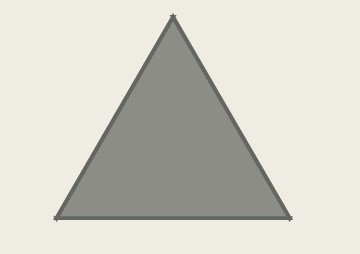
#> input picture image_processing/lab1/l_slide35-1.jpg, 360 x 254 px, found by its file name
$ python lab1_1_4.py
#> lines starting #> are read from the running program, lines starting #| are printed output that depends on the picture
import cv2
import numpy as np
import matplotlib.pyplot as plt

img=cv2.imread("/Users/thesky/Desktop/Python/โค้ด/image_processing/l_slide35-1.jpg")
#> img is the input picture: shape (254, 360, 3); mean B, G, R 200.8, 209, 210.9
RGB_img = cv2.cvtColor(img, cv2.COLOR_BGR2RGB)
gray_img = cv2.cvtColor(RGB_img, cv2.COLOR_BGR2GRAY)
resize_img  = cv2.resize(gray_img, (200, 200))
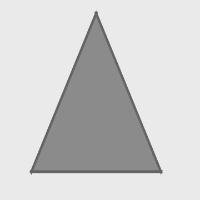
#> resize_img: shape (200, 200); min 95, max 242, mean 207

plt.imshow(resize_img, cmap='gray')
plt.title('2D')
x_coords, y_coords = np.mgrid[0:resize_img.shape[0], 0:resize_img.shape[1]]
# Create a 3D plot
fig = plt.figure()
ax = fig.add_subplot(111, projection='3d')


ax.plot_surface(x_coords, y_coords, resize_img, cmap='gray')
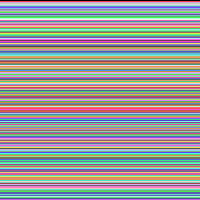
#> x_coords: shape (200, 200) int64; 200 distinct labels, from 0 to 199; one colour per label, 0 black

ax.set_xlabel('X')
ax.set_ylabel('Y')
ax.set_zlabel('3D')

plt.show()
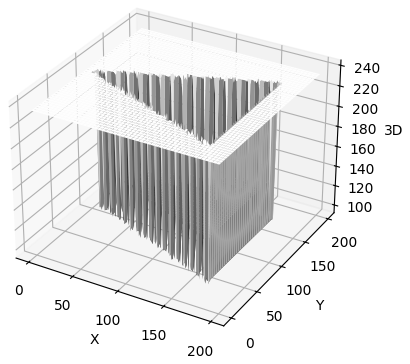
#> figure drawn by matplotlib, 1 panel
